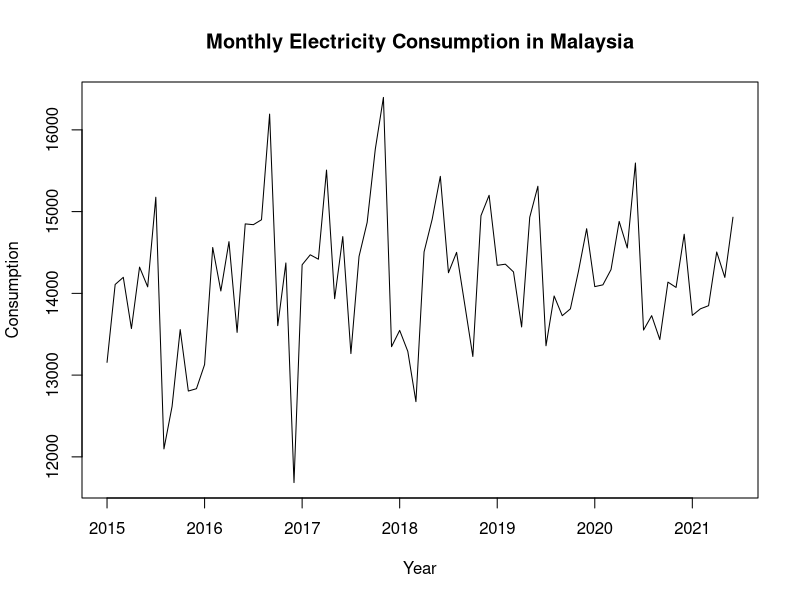
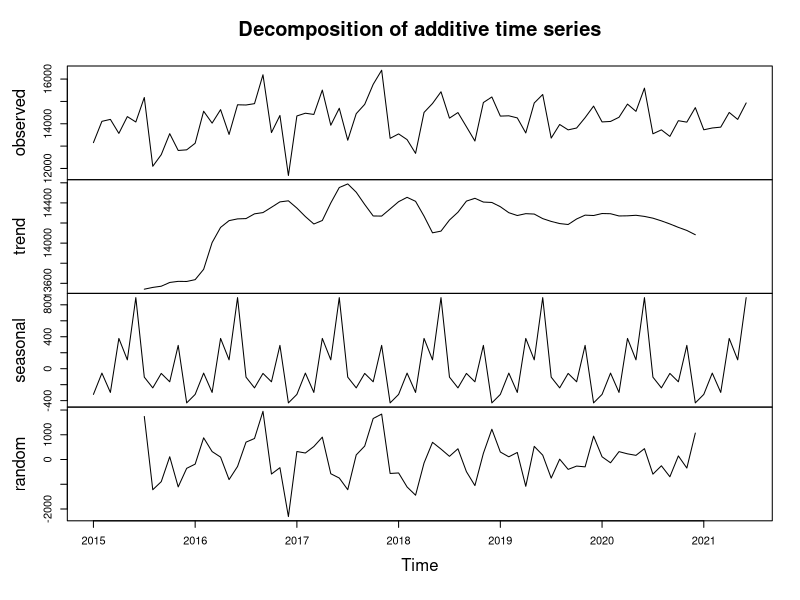
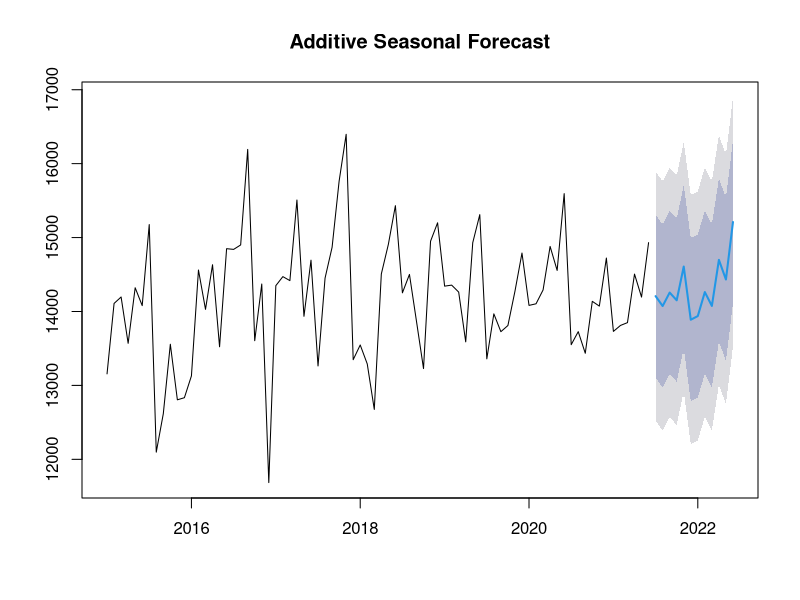
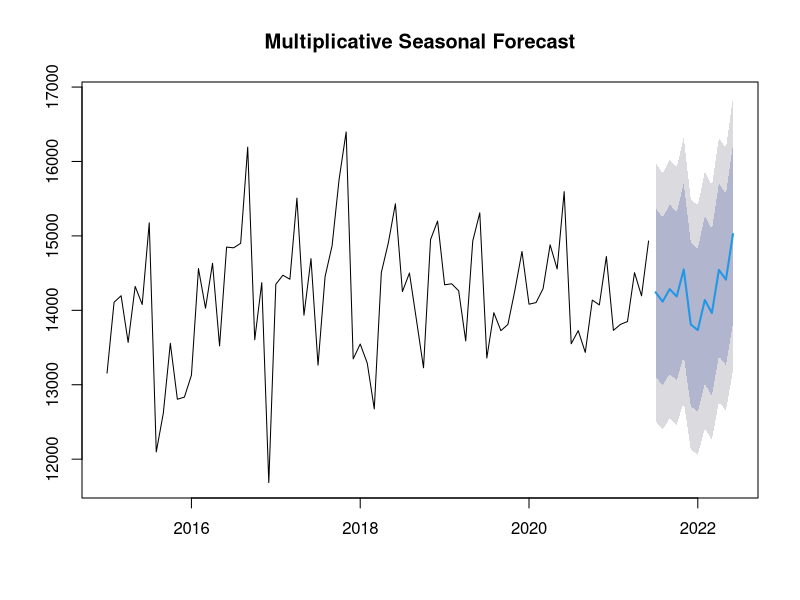

Generate these figures, in order, with R:
# Clear all objects
rm(list = ls())

# Clear plots
if (!is.null(dev.list())) dev.off()

# Clear console
cat("\014")  # CTRL+L in RStudio also works

# Install only once if you haven't already
# install.packages("forecast")
# install.packages("tseries")
# install.packages("ggplot2")
# install.packages("dplyr")  # optional for filtering

# Load libraries
library(forecast)
library(tseries)
library(ggplot2)
library(dplyr)

df <- read.csv("electricity_consumption.csv",
               stringsAsFactors = FALSE)

# Quick checks
head(df)
str(df)
summary(df)

# Ensure date column is Date type
df$date <- as.Date(df$date)

# Filter for total electricity consumption only
df_total <- df %>%
  filter(sector == "total") %>%
  arrange(date) %>%
  na.omit()  # remove missing values if any

# Adjust start year/month if your data starts elsewhere
ts_data <- ts(df_total$consumption,
              start = c(2015, 1),
              frequency = 12)

# Quick plot (Raw Plot)
plot(ts_data,
     main = "Monthly Electricity Consumption in Malaysia",
     xlab = "Year",
     ylab = "Consumption")

 # Additive Decomposition plot 
add_dec <- decompose(ts_data, type = "additive")
plot(add_dec)

 # Additive Seasonal Forecast Plot
library(forecast)
add_model <- ets(ts_data, model = "AAA")
add_fc <- forecast(add_model, h = 12)
plot(add_fc, main = "Additive Seasonal Forecast")

 # Multiplicative Seasonal Plot
mult_model <- ets(ts_data, model = "MAM")
mult_fc <- forecast(mult_model, h = 12)
plot(mult_fc, main = "Multiplicative Seasonal Forecast")

# Forecast Accuracy Measures
# Additive
accuracy(add_fc)
# Multiplicative
accuracy(mult_fc)

 
